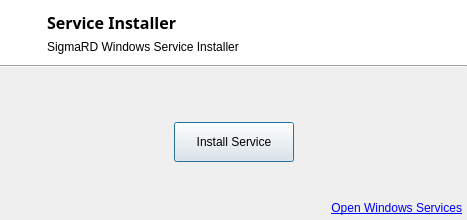
<?xml version="1.0" encoding="UTF-8"?>
<ui version="4.0">
 <class>ServiceInstallerClass</class>
 <widget class="QDialog" name="ServiceInstallerClass">
  <property name="geometry">
   <rect>
    <x>0</x>
    <y>0</y>
    <width>467</width>
    <height>220</height>
   </rect>
  </property>
  <property name="minimumSize">
   <size>
    <width>350</width>
    <height>220</height>
   </size>
  </property>
  <property name="windowTitle">
   <string>Sigma Service Installer</string>
  </property>
  <layout class="QGridLayout" name="gridLayout_3">
   <property name="leftMargin">
    <number>0</number>
   </property>
   <property name="topMargin">
    <number>0</number>
   </property>
   <property name="rightMargin">
    <number>0</number>
   </property>
   <property name="bottomMargin">
    <number>5</number>
   </property>
   <property name="verticalSpacing">
    <number>0</number>
   </property>
   <item row="0" column="0" colspan="4">
    <widget class="QWidget" name="widget" native="true">
     <property name="styleSheet">
      <string notr="true">background-color:white;</string>
     </property>
     <layout class="QGridLayout" name="gridLayout_2">
      <item row="0" column="0">
       <layout class="QGridLayout" name="gridLayout">
        <item row="0" column="1">
         <widget class="QLabel" name="label_2">
          <property name="font">
           <font>
            <family>Gisha</family>
            <pointsize>12</pointsize>
            <weight>75</weight>
            <bold>true</bold>
           </font>
          </property>
          <property name="text">
           <string>Service Installer</string>
          </property>
         </widget>
        </item>
        <item row="0" column="0" rowspan="2">
         <widget class="QLabel" name="label">
          <property name="minimumSize">
           <size>
            <width>30</width>
            <height>40</height>
           </size>
          </property>
          <property name="maximumSize">
           <size>
            <width>30</width>
            <height>40</height>
           </size>
          </property>
          <property name="text">
           <string/>
          </property>
          <property name="pixmap">
           <pixmap resource="serviceinstaller.qrc">:/ServiceInstaller/sigmalogo.png</pixmap>
          </property>
          <property name="scaledContents">
           <bool>true</bool>
          </property>
         </widget>
        </item>
        <item row="1" column="1">
         <widget class="QLabel" name="label_3">
          <property name="text">
           <string>SigmaRD Windows Service Installer</string>
          </property>
         </widget>
        </item>
       </layout>
      </item>
     </layout>
    </widget>
   </item>
   <item row="1" column="0" colspan="4">
    <widget class="Line" name="line">
     <property name="orientation">
      <enum>Qt::Horizontal</enum>
     </property>
    </widget>
   </item>
   <item row="3" column="1" colspan="2">
    <spacer name="verticalSpacer_2">
     <property name="orientation">
      <enum>Qt::Vertical</enum>
     </property>
     <property name="sizeHint" stdset="0">
      <size>
       <width>117</width>
       <height>45</height>
      </size>
     </property>
    </spacer>
   </item>
   <item row="4" column="0">
    <spacer name="horizontalSpacer_2">
     <property name="orientation">
      <enum>Qt::Horizontal</enum>
     </property>
     <property name="sizeHint" stdset="0">
      <size>
       <width>106</width>
       <height>20</height>
      </size>
     </property>
    </spacer>
   </item>
   <item row="4" column="1" colspan="2">
    <widget class="QPushButton" name="installButton">
     <property name="minimumSize">
      <size>
       <width>120</width>
       <height>40</height>
      </size>
     </property>
     <property name="text">
      <string>Install Service</string>
     </property>
    </widget>
   </item>
   <item row="4" column="3">
    <spacer name="horizontalSpacer">
     <property name="orientation">
      <enum>Qt::Horizontal</enum>
     </property>
     <property name="sizeHint" stdset="0">
      <size>
       <width>106</width>
       <height>20</height>
      </size>
     </property>
    </spacer>
   </item>
   <item row="5" column="1" colspan="2">
    <spacer name="verticalSpacer">
     <property name="orientation">
      <enum>Qt::Vertical</enum>
     </property>
     <property name="sizeHint" stdset="0">
      <size>
       <width>117</width>
       <height>44</height>
      </size>
     </property>
    </spacer>
   </item>
   <item row="6" column="2" colspan="2">
    <widget class="QLabel" name="windowsServiceLink">
     <property name="text">
      <string>&lt;html&gt;&lt;head/&gt;&lt;body&gt;&lt;p&gt;&lt;a href=&quot;#&quot;&gt;&lt;span style=&quot; text-decoration: underline; color:#0000ff;&quot;&gt;Open Windows Services&lt;/span&gt;&lt;/a&gt;&lt;/p&gt;&lt;/body&gt;&lt;/html&gt;</string>
     </property>
     <property name="alignment">
      <set>Qt::AlignRight|Qt::AlignTrailing|Qt::AlignVCenter</set>
     </property>
     <property name="margin">
      <number>0</number>
     </property>
     <property name="indent">
      <number>5</number>
     </property>
    </widget>
   </item>
   <item row="2" column="0" colspan="4">
    <widget class="QLabel" name="messageLabel">
     <property name="text">
      <string/>
     </property>
     <property name="margin">
      <number>5</number>
     </property>
     <property name="indent">
      <number>5</number>
     </property>
    </widget>
   </item>
  </layout>
 </widget>
 <layoutdefault spacing="6" margin="11"/>
 <resources>
  <include location="serviceinstaller.qrc"/>
 </resources>
 <connections/>
</ui>
